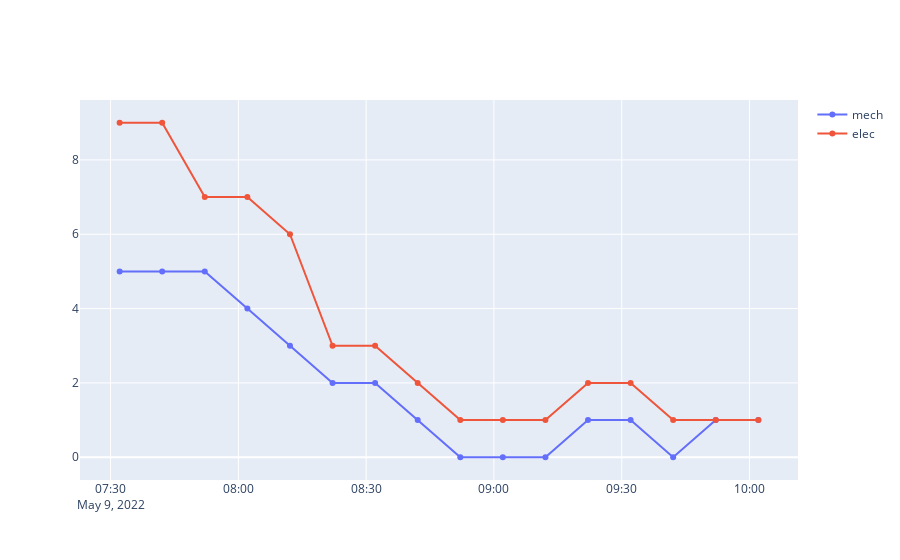

Notebook cell for this chart:
### Code cell
# Lundi
plot_bikes("2022-05-09", "21209")
